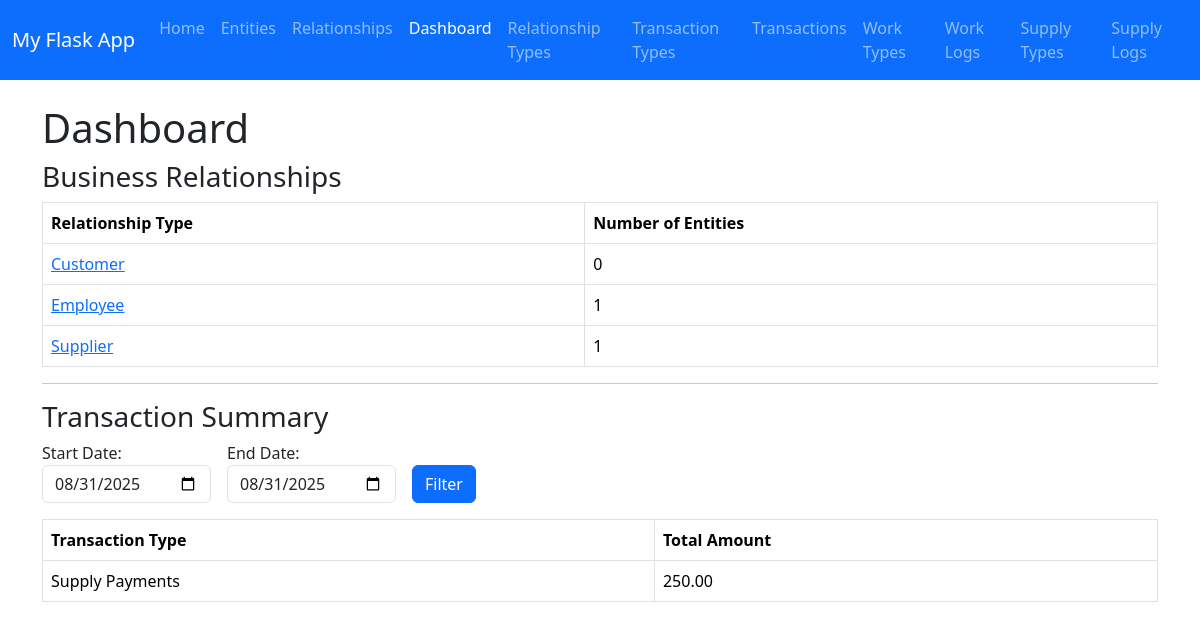
/dashboard, run on the app's committed database.
### app.py (models this page shows, shortened)
class RelationshipType(db.Model):
    __tablename__ = "relationship_type"
    id = db.Column(db.Integer, primary_key=True)  # Unique ID
    name = db.Column(db.String(100), nullable=False, unique=True)
    description = db.Column(db.String(250), nullable=True)

class TransactionType(db.Model):
    __tablename__ = "transaction_type"
    id = db.Column(db.Integer, primary_key=True)  # Unique ID
    name = db.Column(db.String(100), nullable=False, unique=True)
    description = db.Column(db.String(250), nullable=True)

### app.py (the view)
@app.route("/dashboard", methods=["GET", "POST"])
def dashboard():
    start_date = end_date = date.today()
    if request.method == "POST":
        start_date = request.form.get("start_date")
        end_date = request.form.get("end_date")
        start_date = datetime.strptime(start_date, "%Y-%m-%d").date()
        end_date = datetime.strptime(end_date, "%Y-%m-%d").date()
    transaction_summary = (
        db.session.query(
            TransactionType.name,
            db.func.sum(Transaction.amount)
        )
        .join(TransactionType, Transaction.transaction_type_id == TransactionType.id)
        .filter(Transaction.date >= start_date, Transaction.date <= end_date)
        .group_by(TransactionType.name)
        .all()
    )
    rel_summary = (
        db.session.query(RelationshipType.name, db.func.count(Relationship.id))
        .join(RelationshipType, Relationship.relationship_type_id == RelationshipType.id)
        .group_by(RelationshipType.name)
        .all()
    )
    rel_summary = (
        db.session.query(
            RelationshipType.id,
            RelationshipType.name,
            db.func.count(Relationship.id)
        )
        .outerjoin(Relationship, Relationship.relationship_type_id == RelationshipType.id)
        .group_by(RelationshipType.id, RelationshipType.name)
        .all()
    )
    summary_data = [
        {"id": r[0], "name": r[1], "count": r[2]} for r in rel_summary
    ]
    return render_template(
        "dashboard.html",
        title="Dashboard",
        summary=summary_data,
        transaction_summary=transaction_summary,
        start_date=start_date,
        end_date=end_date,
    )

### templates/dashboard.html
{% extends "base.html" %}
{% block content %}
<h1>Dashboard</h1>
<h3>Business Relationships</h3>
<table class="table table-bordered">
    <thead>
        <tr>
            <th>Relationship Type</th>
            <th>Number of Entities</th>
        </tr>
    </thead>
    <tbody>
        {% for row in summary %}
        <tr>
            <td>
                <a href="{{ url_for('entities_by_relationship', type_id=row.id) }}">
                    {{ row.name }}
                </a>
            </td>
            <td>{{ row.count }}</td>
        </tr>
        {% endfor %}
    </tbody>
</table>
<hr>
<h3>Transaction Summary</h3>
<form method="POST" class="row g-3 mb-3">
    <div class="col-auto">
        <label>Start Date:</label>
        <input type="date" name="start_date" class="form-control"
               value="{{ start_date }}">
    </div>
    <div class="col-auto">
        <label>End Date:</label>
        <input type="date" name="end_date" class="form-control"
               value="{{ end_date }}">
    </div>
    <div class="col-auto align-self-end">
        <button type="submit" class="btn btn-primary">Filter</button>
    </div>
</form>
<table class="table table-bordered">
    <thead>
        <tr>
            <th>Transaction Type</th>
            <th>Total Amount</th>
        </tr>
    </thead>
    <tbody>
        {% for type_name, total in transaction_summary %}
        <tr>
            <td>{{ type_name }}</td>
            <td>{{ "%.2f"|format(total if total else 0) }}</td>
        </tr>
        {% endfor %}
    </tbody>
</table>
{% endblock %}

### data on the page
RelationshipType: name "Customer", count "0"
RelationshipType: name "Employee", count "1"
RelationshipType: name "Supplier", count "1"
TransactionType: name "Supply Payments", total "250.00"
